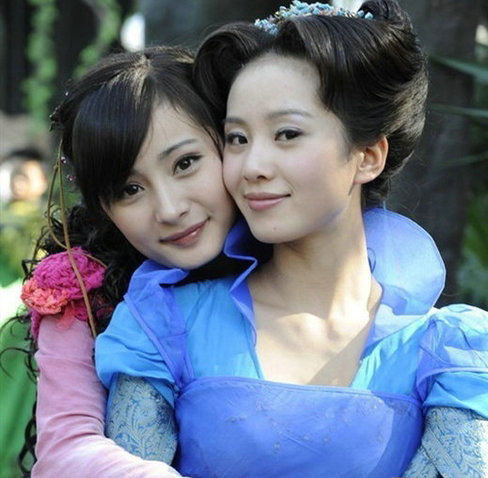
//> input picture opencvtest/testdata/detection/2.jpg, 488 x 478 px
$ ./main   (built with g++ and OpenCV 4)
//> lines starting //> are read from the running program, lines starting //| are printed output that depends on the picture; after the words box and inside, x2 and y2 are one past the last pixel; in counts of white or black regions, pixels touching at a corner belong together
### opencvtest/opencvtest/bayes/BayesClassifier.hpp
//
//  BayesClassifier.hpp
//  opencvtest
//
//  Created by Gaojian on 2019/3/28.
//  Copyright © 2019年 Gaojian. All rights reserved.
//

#ifndef BayesClassifier_hpp
#define BayesClassifier_hpp

#include <stdio.h>

void bayesDemo();

#endif /* BayesClassifier_hpp */

### opencvtest/opencvtest/lbpcascades/funset.hpp
#ifndef FBC_FACE_TEST_DEMO_OPENCV_TEST_FUNSET_HPP_
#define FBC_FACE_TEST_DEMO_OPENCV_TEST_FUNSET_HPP_

int test_face_detect_LBP();

#endif // FBC_FACE_TEST_DEMO_OPENCV_TEST_FUNSET_HPP_

### opencvtest/opencvtest/main.cpp
//
//  main.cpp
//  opencvtest
//
//  Created by Gaojian on 2019/3/11.
//  Copyright © 2019年 Gaojian. All rights reserved.
//
#include <stdio.h>
#include <opencv2/opencv.hpp>
#include <opencv2/highgui/highgui.hpp>
#include "lbpcascades/funset.hpp"
#include "bayes/BayesClassifier.hpp"
using namespace cv;
using namespace std;

void showImage();
void getSeconds(unsigned long *par);
void coutTest();
void test_face_detect();
void QRDetection();


int main()
{
//    bayesDemo();
//    test_face_detect();

    QRDetection();
    return 0;
}

void QRDetection(){
//    Mat  = imread( "pic\\456.jpg", 1 );
    Mat src = imread("/Users/Grenouille/Code/MyXcodeProject/opencvtest/testdata/detection/2.jpg", 1);
//> src is the input picture: 478 rows x 488 cols, CV_8UC3; mean B, G, R 134.8, 117, 104.7
    if(src.empty())
    {
        fprintf(stderr, "Can not load image！\n");
    }

    Mat src_all=src.clone();

    //彩色图转灰度图
    Mat src_gray;
    cvtColor( src, src_gray, COLOR_BGR2GRAY);
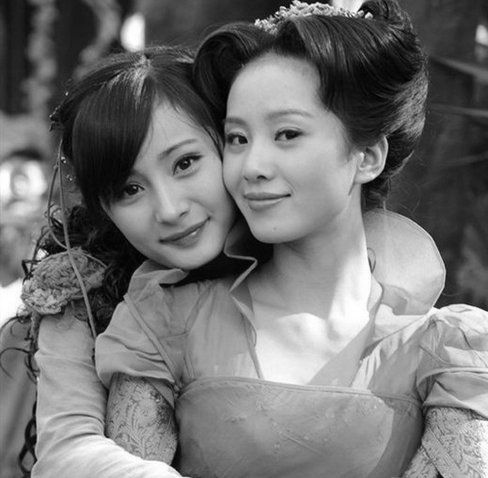
//> src_gray: 478 rows x 488 cols, CV_8UC1; min 0, max 255, mean 115.3

    //对图像进行平滑处理
    blur( src_gray, src_gray, Size(3,3) );

    //使灰度图象直方图均衡化
    equalizeHist( src_gray, src_gray );
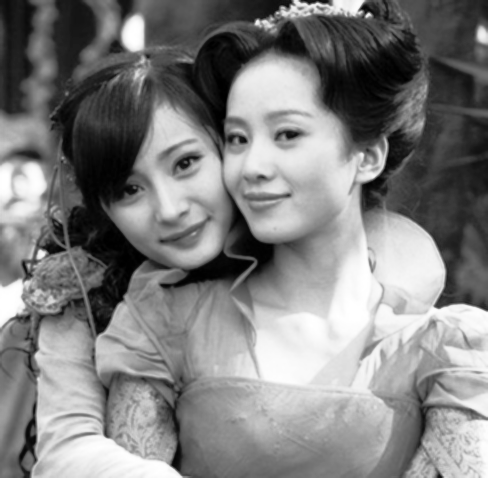
//> src_gray: 478 rows x 488 cols, CV_8UC1; min 0, max 255, mean 128.1

    namedWindow("src_gray");
    imshow("src_gray",src_gray);         //灰度图

    //指定112阀值进行二值化
    Mat threshold_output;
    threshold( src_gray, threshold_output, 112, 255, THRESH_BINARY );
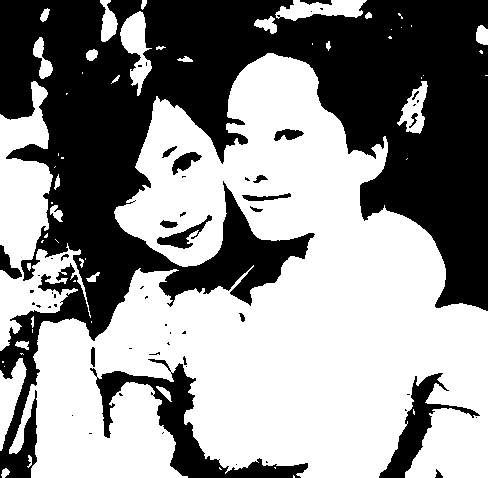
//> threshold_output: 478 rows x 488 cols, CV_8UC1; 56.1% white; 56 black regions (36 under 20 px), largest, box (x1, y1, x2, y2) and area: (0, 0, 488, 478) 92053, (90, 359, 308, 478) 5508, (379, 373, 480, 478) 2481

    namedWindow("二值化后输出");
    imshow("二值化后输出",threshold_output);
    waitKey(1000);


}


void test_face_detect(){
    int ret = test_face_detect_LBP();
    if (ret == 0) fprintf(stdout, "========== test success ==========\n");
    else fprintf(stderr, "########## test fail ##########\n");

}


void getSeconds(unsigned long *par){
    int a[] = {0,1,2,3};
    int * b = begin(a);
    int * e = end(a);
    for (; b != e; ++b) {
        cout<<*b<<endl;
    }
    *par = time(NULL);
    return;
}


void showImage(String path){
    Mat image;
    image = imread("/Users/Grenouille/Code/MyXcodeProject/opencvtest/testdata/detectionz1.jpg");
    if ( !image.data )
    {
        printf("No image data \n");

    }
    namedWindow("Display Image", WINDOW_AUTOSIZE);
    imshow("Display Image", image);
    waitKey(1000);
    destroyWindow("Display Image");
}


void adaBoostTest(){
    const int kWidth = 512, kHeight = 512;
    Vec3d red (0, 0, 255), green(0,255,0),blue (255,0,0);
    Mat image = Mat:: zeros(kHeight, kWidth, CV_8UC3);
}

$ run again, with opencvtest/testdata/detection/1.jpg copied over opencvtest/testdata/detection/2.jpg
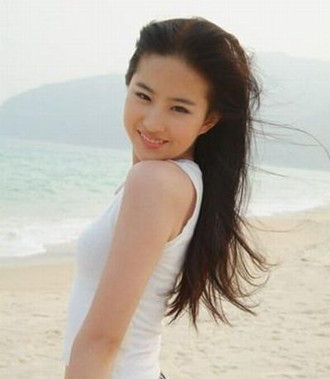
//> input picture opencvtest/testdata/detection/1.jpg, 330 x 379 px
//> in QRDetection, src is the input picture: 379 rows x 330 cols, CV_8UC3; mean B, G, R 171.5, 182.5, 190.3
//> in QRDetection, `equalizeHist( src_gray, src_gray );`:
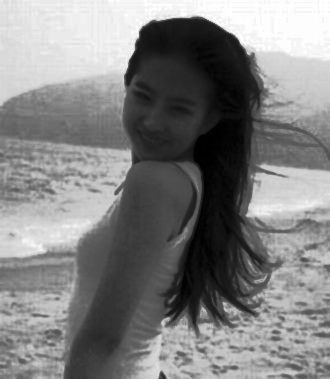
//> src_gray: 379 rows x 330 cols, CV_8UC1; min 0, max 255, mean 129.2
//> in QRDetection, `threshold( src_gray, threshold_output, 112, 255, THRESH_BINARY );`:
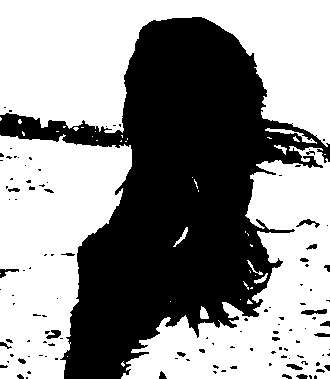
//> threshold_output: 379 rows x 330 cols, CV_8UC1; 57.2% white; 119 black regions (93 under 20 px), largest, box (x1, y1, x2, y2) and area: (0, 17, 330, 379) 51883, (301, 309, 327, 315) 102, (296, 219, 320, 228) 82

$ run again, with opencvtest/testdata/detection/11.jpg copied over opencvtest/testdata/detection/2.jpg
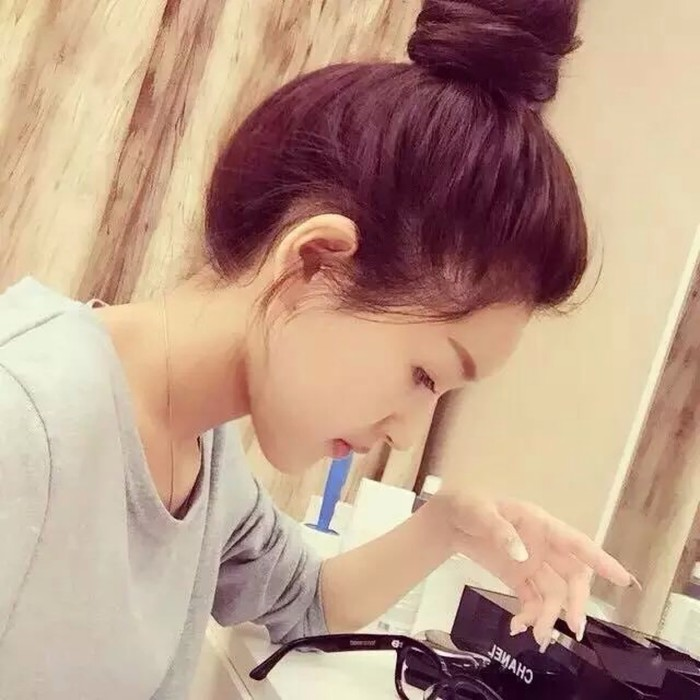
//> input picture opencvtest/testdata/detection/11.jpg, 700 x 700 px
//> in QRDetection, src is the input picture: 700 rows x 700 cols, CV_8UC3; mean B, G, R 135.2, 154.3, 185.7
//> in QRDetection, `equalizeHist( src_gray, src_gray );`:
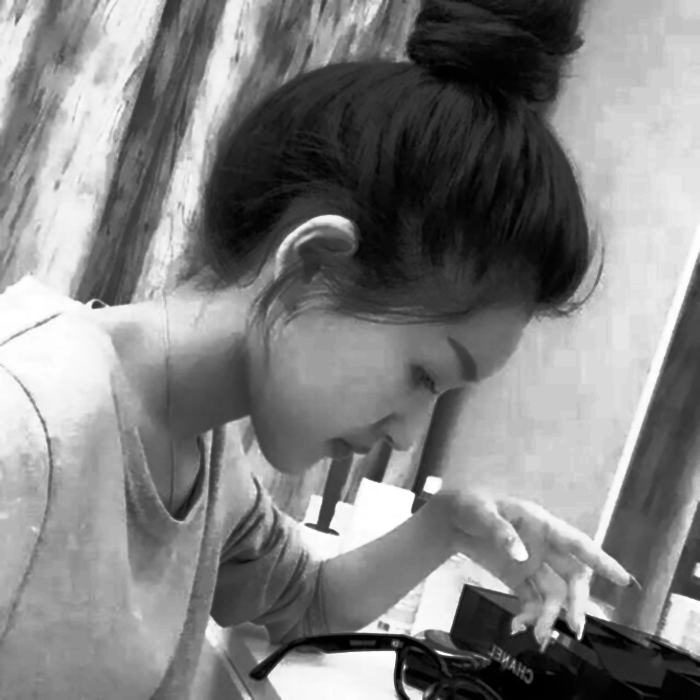
//> src_gray: 700 rows x 700 cols, CV_8UC1; min 0, max 255, mean 128.5
//> in QRDetection, `threshold( src_gray, threshold_output, 112, 255, THRESH_BINARY );`:
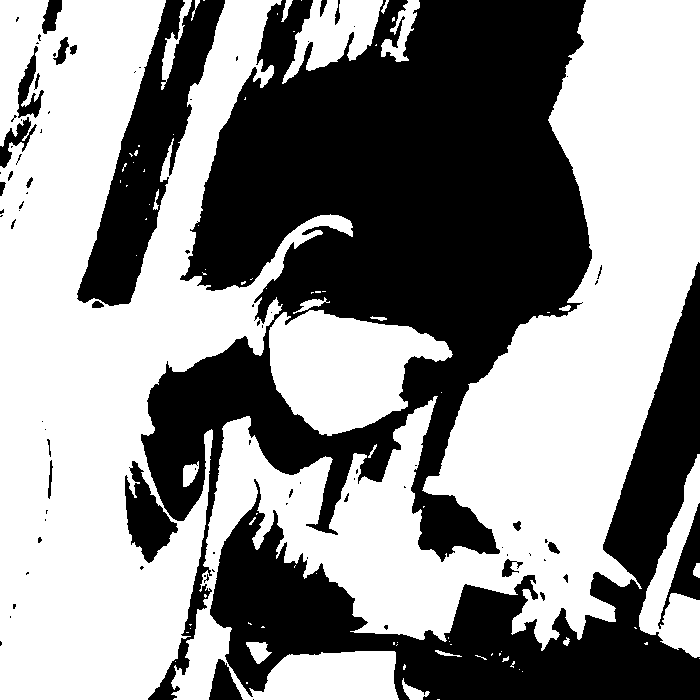
//> threshold_output: 700 rows x 700 cols, CV_8UC1; 56% white; 88 black regions (59 under 20 px), largest, box (x1, y1, x2, y2) and area: (141, 0, 592, 700) 136926, (210, 262, 700, 700) 53954, (77, 0, 225, 306) 16046
